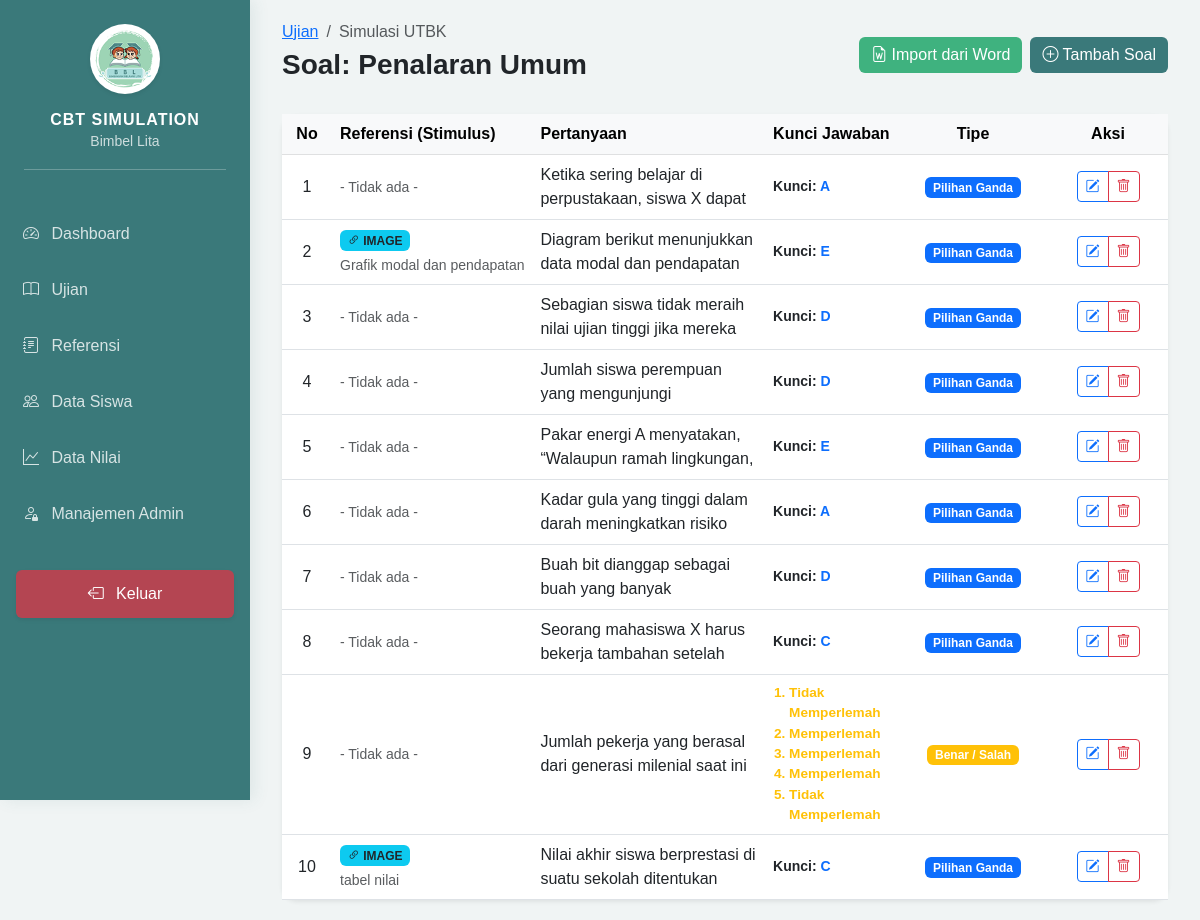
The app's page /admin/dashboard.php?page=questions&subject_id=12 (signed in) with its own data.
### tables this page shows
CREATE TABLE `subjects` (
  `id` int NOT NULL,
  `exam_id` int NOT NULL,
  `name` varchar(100) NOT NULL,
  `duration` int NOT NULL,
  `max_score` decimal(10,2) DEFAULT '100.00',
  `is_active` tinyint(1) DEFAULT '1',
  `created_at` timestamp NULL DEFAULT CURRENT_TIMESTAMP
);

CREATE TABLE `exams` (
  `id` int NOT NULL,
  `exam_name` varchar(255) NOT NULL,
  `start_date` datetime NOT NULL,
  `end_date` datetime NOT NULL,
  `is_active` tinyint(1) DEFAULT '1',
  `created_at` timestamp NULL DEFAULT CURRENT_TIMESTAMP
);

CREATE TABLE `questions` (
  `id` int NOT NULL,
  `subject_id` int NOT NULL,
  `reference_id` int DEFAULT NULL,
  `question_text` text NOT NULL,
  `created_at` timestamp NULL DEFAULT CURRENT_TIMESTAMP,
  `question_type` enum('pg','bs','multi','isian') NOT NULL,
  `answer_data` json NOT NULL
);

CREATE TABLE `references` (
  `id` int NOT NULL,
  `subject_id` int NOT NULL,
  `title` varchar(255) NOT NULL,
  `type` enum('text','image') DEFAULT 'text',
  `content` text,
  `image_path` varchar(255) DEFAULT NULL,
  `created_at` timestamp NULL DEFAULT CURRENT_TIMESTAMP
);

### admin/modules/questions/index.php (the view, shortened to what this page needs)
<?php
require_once '../config/database.php';
$subject_id = $_GET['subject_id'] ?? null;
$stmtSub = $pdo->prepare("SELECT s.*, e.exam_name FROM subjects s JOIN exams e ON s.exam_id = e.id WHERE s.id = ?");
$stmtSub->execute([$subject_id]);
$subject = $stmtSub->fetch();
$query = "SELECT q.*, r.title as ref_title, r.type as ref_type
          FROM questions q
          LEFT JOIN `references` r ON q.reference_id = r.id
          WHERE q.subject_id = ?
          ORDER BY q.id DESC";
$stmt = $pdo->prepare($query);
$stmt->execute([$subject_id]);
$questions = $stmt->fetchAll();
?>
<div class="d-flex justify-content-between align-items-center mb-4">
    <div>
        <nav aria-label="breadcrumb">
            <ol class="breadcrumb mb-1">
                <li class="breadcrumb-item"><a href="dashboard.php?page=exams">Ujian</a></li>
                <li class="breadcrumb-item active"><?= htmlspecialchars($subject['exam_name']) ?></li>
            </ol>
        </nav>
        <h3 class="fw-bold">Soal: <?= htmlspecialchars($subject['name']) ?></h3>
    </div>
    <div class="d-flex gap-2">
        <a href="dashboard.php?page=questions_import&subject_id=<?= $subject_id ?>" class="btn btn-success">
            <i class="bi bi-file-earmark-word"></i> Import dari Word
        </a>
        <a href="dashboard.php?page=questions_form&subject_id=<?= $subject_id ?>" class="btn btn-primary">
            <i class="bi bi-plus-circle"></i> Tambah Soal
        </a>
    </div>
</div>
<div class="card border-0 shadow-sm">
    <div class="card-body p-0">
        <div class="table-responsive">
            <table class="table table-hover mb-0 align-middle">
                <thead class="table-light">
                    <tr>
                        <th style="width: 50px;" class="text-center">No</th>
                        <th style="width: 20%;">Referensi (Stimulus)</th>
                        <th>Pertanyaan</th>
                        <th style="width: 15%;">Kunci Jawaban</th>
                        <th style="width: 150px;" class="text-center">Tipe</th>
                        <th style="width: 120px;" class="text-center">Aksi</th>
                    </tr>
                </thead>
                <tbody>
                    <?php if (empty($questions)): ?>
                        <tr>
                            <td colspan="6" class="text-center py-5 text-muted">
                                <i class="bi bi-clipboard-x display-4"></i>
                                <p class="mt-2">Belum ada soal untuk mata pelajaran ini.</p>
                            </td>
                        </tr>
                    <?php else: ?>
                        <?php foreach ($questions as $index => $q): ?>
                        <tr>
                            <td class="text-center"><?= $index + 1 ?></td>
                            <td>
                                <?php if ($q['reference_id']): ?>
                                    <span class="badge bg-info text-dark mb-1">
                                        <i class="bi bi-link-45deg"></i> <?= strtoupper($q['ref_type'] ?? 'REF') ?>
                                    </span>
                                    <div class="small text-muted text-truncate" style="max-width: 200px;">
                                        <?= htmlspecialchars($q['ref_title'] ?? '-') ?>
                                    </div>
                                <?php else: ?>
                                    <span class="text-muted small">- Tidak ada -</span>
                                <?php endif; ?>
                            </td>
                            <td>
                                <div class="text-truncate-2" style="max-height: 3em; overflow: hidden;">
                                    <?= strip_tags($q['question_text']) ?>
                                </div>
                            </td>
                            <td>
                                <div class="small fw-bold">
                                    <?php
                                    $ansData = json_decode($q['answer_data'], true);
                                    if ($q['question_type'] == 'pg') {
                                        echo "Kunci: <span class='text-primary'>" . ($ansData['correct'] ?? '-') . "</span>";
                                    } elseif ($q['question_type'] == 'bs') {
                                        $items = isset($ansData['items']) ? $ansData['items'] : (is_array($ansData) ? $ansData : []);
                                        $labels = $ansData['labels'] ?? ['pos' => 'Benar', 'neg' => 'Salah'];
                                        $posLabel = ($labels['pos'] == 'Benar') ? 'B' : $labels['pos'];
                                        $negLabel = ($labels['neg'] == 'Salah') ? 'S' : $labels['neg'];
                                        echo "<ol class='ps-3 mb-0 text-warning' style='font-size: 0.85rem;'>";
                                        foreach ($items as $i => $item) {
                                            $shortLabel = (($item['is_correct'] ?? 0) == 1) ? $posLabel : $negLabel;
                                            echo "<li>" . $shortLabel . "</li>";
                                        }
                                        echo "</ol>";
                                    } elseif ($q['question_type'] == 'isian') {
                                        echo "<span class='text-info'>" . htmlspecialchars($ansData['correct'] ?? '-') . "</span>";
                                    }
                                    ?>
                                </div>
                            </td>
                            <td class="text-center">
                                <?php
                                $badges = [
                                    'pg' => ['bg' => 'primary', 'label' => 'Pilihan Ganda'],
                                    'bs' => ['bg' => 'warning', 'label' => 'Benar / Salah'],
                                    'multi' => ['bg' => 'info', 'label' => 'Ceklis (Multi)'],
                                    'isian' => ['bg' => 'success', 'label' => 'Isian Singkat'],
                                ];
                                $type = $q['question_type'];
                                $badge = $badges[$type] ?? ['bg' => 'secondary', 'label' => $type];
                                ?>
                                <span class="badge bg-<?= $badge['bg'] == 'purple' ? 'dark' : $badge['bg'] ?>">
                                    <?= $badge['label'] ?>
                                </span>
                            </td>
                            <td class="text-center">
                                <div class="btn-group">
                                    <a href="dashboard.php?page=questions_form&subject_id=<?= $subject_id ?>&id=<?= $q['id'] ?>"
                                       class="btn btn-sm btn-outline-primary" title="Edit Soal">
                                        <i class="bi bi-pencil-square"></i>
                                    </a>
                                    <a href="modules/questions/process.php?action=delete&id=<?= $q['id'] ?>"
                                       class="btn btn-sm btn-outline-danger"
                                       onclick="return confirm('Yakin ingin menghapus soal ini?')"
                                       title="Hapus Soal">
                                        <i class="bi bi-trash"></i>
                                    </a>
                                </div>
                            </td>
                        </tr>
                        <?php endforeach; ?>
                    <?php endif; ?>
                </tbody>
            </table>
        </div>
    </div>
</div>

### includes/header.php (style rules this page uses)
:root { --sidebar-width: 250px; --primary-teal: #3a797a; --mint-green: #a2d9c1; --mint-light: #f0fdf4; }
body { background-color: #f0f4f4; font-family: 'Poppins', sans-serif; }
.card { border-radius: 15px; border: none; box-shadow: 0 5px 15px rgba(0,0,0,0.05); }
.btn-success { background-color: #3fb27f; border: none; }
.btn-primary { background-color: var(--primary-teal); border: none; }

### records on screen
subjects: exam.exam_name "Simulasi UTBK", name "Penalaran Umum"
questions: shows "- Tidak ada -", question_text "Ketika sering belajar di perpustakaan, siswa X dapat…", answer_data "A", question_type "Pilihan Ganda"
questions: reference.type "IMAGE", reference.title "Grafik modal dan pendapatan", question_text "Diagram berikut menunjukkan data modal dan pendapatan…", answer_data "E", question_type "Pilihan Ganda"
questions: shows "- Tidak ada -", question_text "Sebagian siswa tidak meraih nilai ujian tinggi jika mereka…", answer_data "D", question_type "Pilihan Ganda"
questions: shows "- Tidak ada -", question_text "Jumlah siswa perempuan yang mengunjungi…", answer_data "D", question_type "Pilihan Ganda"
questions: shows "- Tidak ada -", question_text "Pakar energi A menyatakan, “Walaupun ramah lingkungan,…", answer_data "E", question_type "Pilihan Ganda"
questions: shows "- Tidak ada -", question_text "Kadar gula yang tinggi dalam darah meningkatkan risiko…", answer_data "A", question_type "Pilihan Ganda"
questions: shows "- Tidak ada -", question_text "Buah bit dianggap sebagai buah yang banyak…", answer_data "D", question_type "Pilihan Ganda"
questions: shows "- Tidak ada -", question_text "Seorang mahasiswa X harus bekerja tambahan setelah…", answer_data "C", question_type "Pilihan Ganda"
questions: shows "- Tidak ada -", question_text "Jumlah pekerja yang berasal dari generasi milenial saat ini…", answer_data "Tidak Memperlemah", answer_data "Memperlemah", question_type "Benar / Salah"
questions: reference.type "IMAGE", reference.title "tabel nilai", question_text "Nilai akhir siswa berprestasi di suatu sekolah ditentukan…", answer_data "C", question_type "Pilihan Ganda"
